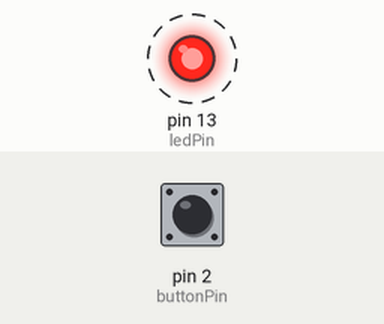
The program below on a simulated Arduino Uno, built with avr-gcc and run on an emulated ATmega328P. On the bench: output pins drawn as LEDs (lit = HIGH). Dashed ring = blinking. The test bench sets the inputs (shaded band); at power-on: pin 2 (buttonPin) HIGH.

Above: at 0.5 s.
Timing chart, 0 to 4.6 s (numbered marks = the images above):
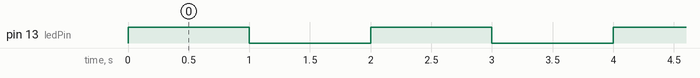

The program:

main.cpp
```cpp
#include <Arduino.h>


const int ledPin = 13;
const int buttonPin = 2;
bool buttonState = false;

void setup() {
  // put your setup code here, to run once:
    pinMode(ledPin, OUTPUT); // sets up the pin, and lets defines it's behavior which is OUTPUT
    pinMode(buttonPin, INPUT);
    // pinMode = (pin number, mode/behavior) -> behavior can be either output or input
}

void blink () {

          digitalWrite(ledPin, HIGH);  // turn the LED on (HIGH is the voltage level)
          delay(1000);                      // wait for a second
          digitalWrite(ledPin, LOW);   // turn the LED off by making the voltage LOW
          delay(1000);
}

void loop() {
    // put your main code here, to run repeatedly:
    //igitalWrite(LED_BUILTIN, HIGH); // sets the pin mode to a corresponinding voltage
    // HIGH being 5V or 3.3V, and LOW being 0V / Ground
    // this digital write function essentially sets voltage to a pin that has been
    // configured for output, which results on the pin to light up

    buttonState = digitalRead(buttonPin); // reads the state of the button whether HIGH or LOW

    if (buttonState == HIGH) { // If button state is HIGH (button is pressed) will execute blink func
        blink();
    }

    if (buttonState == LOW) {
        digitalWrite(ledPin, LOW);
    }
}
```

Measured:
- by itself, pin 13 (ledPin): alternates HIGH for 1.0 s and LOW for 1.0 s
